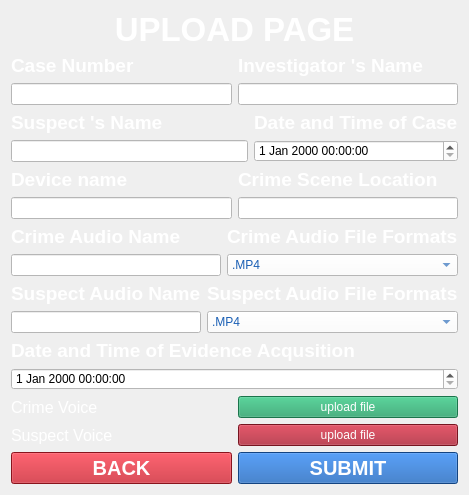
            <widget class="QWidget" name="page_1">
             <layout class="QGridLayout" name="gridLayout_14">
              <item row="0" column="0">
               <widget class="QLabel" name="label_8">
                <property name="font">
                 <font>
                  <pointsize>25</pointsize>
                  <weight>75</weight>
                  <bold>true</bold>
                 </font>
                </property>
                <property name="styleSheet">
                 <string notr="true">color: rgb(255, 255, 255);</string>
                </property>
                <property name="text">
                 <string>UPLOAD PAGE</string>
                </property>
                <property name="alignment">
                 <set>Qt::AlignCenter</set>
                </property>
               </widget>
              </item>
              <item row="1" column="0">
               <layout class="QHBoxLayout" name="horizontalLayout_12">
                <item>
                 <layout class="QVBoxLayout" name="verticalLayout_16">
                  <item>
                   <widget class="QLabel" name="label_31">
                    <property name="font">
                     <font>
                      <pointsize>14</pointsize>
                      <weight>75</weight>
                      <bold>true</bold>
                     </font>
                    </property>
                    <property name="styleSheet">
                     <string notr="true">color: rgb(255, 255, 255);</string>
                    </property>
                    <property name="text">
                     <string>Case Number</string>
                    </property>
                   </widget>
                  </item>
                  <item>
                   <widget class="QLineEdit" name="lineEdit_6">
                    <property name="styleSheet">
                     <string notr="true">background-color: rgb(255, 255, 255);</string>
                    </property>
                   </widget>
                  </item>
                 </layout>
                </item>
                <item>
                 <layout class="QVBoxLayout" name="verticalLayout_4">
                  <item>
                   <widget class="QLabel" name="label_5">
                    <property name="font">
                     <font>
                      <pointsize>14</pointsize>
                      <weight>75</weight>
                      <bold>true</bold>
                     </font>
                    </property>
                    <property name="styleSheet">
                     <string notr="true">color: rgb(255, 255, 255);</string>
                    </property>
                    <property name="text">
                     <string>Investigator 's Name</string>
                    </property>
                   </widget>
                  </item>
                  <item>
                   <widget class="QLineEdit" name="lineEdit_5">
                    <property name="styleSheet">
                     <string notr="true">background-color: rgb(255, 255, 255);</string>
                    </property>
                   </widget>
                  </item>
                 </layout>
                </item>
               </layout>
              </item>
              <item row="2" column="0">
               <layout class="QHBoxLayout" name="horizontalLayout_13">
                <item>
                 <layout class="QVBoxLayout" name="verticalLayout_7">
                  <item>
                   <widget class="QLabel" name="label_6">
                    <property name="font">
                     <font>
                      <pointsize>14</pointsize>
                      <weight>75</weight>
                      <bold>true</bold>
                     </font>
                    </property>
                    <property name="styleSheet">
                     <string notr="true">color: rgb(255, 255, 255);</string>
                    </property>
                    <property name="text">
                     <string>Suspect 's Name</string>
                    </property>
                   </widget>
                  </item>
                  <item>
                   <widget class="QLineEdit" name="lineEdit_8">
                    <property name="styleSheet">
                     <string notr="true">background-color: rgb(255, 255, 255);</string>
                    </property>
                   </widget>
                  </item>
                 </layout>
                </item>
                <item>
                 <layout class="QVBoxLayout" name="verticalLayout_9">
                  <item>
                   <widget class="QLabel" name="label_20">
                    <property name="font">
                     <font>
                      <pointsize>14</pointsize>
                      <weight>75</weight>
                      <bold>true</bold>
                     </font>
                    </property>
                    <property name="styleSheet">
                     <string notr="true">color: rgb(255, 255, 255);</string>
                    </property>
                    <property name="text">
                     <string>Date and Time of Case</string>
                    </property>
                   </widget>
                  </item>
                  <item>
                   <widget class="QDateTimeEdit" name="dateTimeEdit">
                    <property name="styleSheet">
                     <string notr="true">background-color: rgb(255, 255, 255);</string>
                    </property>
                   </widget>
                  </item>
                 </layout>
                </item>
               </layout>
              </item>
              <item row="3" column="0">
               <layout class="QHBoxLayout" name="horizontalLayout_14">
                <item>
                 <layout class="QVBoxLayout" name="verticalLayout_10">
                  <item>
                   <widget class="QLabel" name="label_22">
                    <property name="font">
                     <font>
                      <pointsize>14</pointsize>
                      <weight>75</weight>
                      <bold>true</bold>
                     </font>
                    </property>
                    <property name="styleSheet">
                     <string notr="true">color: rgb(255, 255, 255);</string>
                    </property>
                    <property name="text">
                     <string>Device name</string>
                    </property>
                   </widget>
                  </item>
                  <item>
                   <widget class="QLineEdit" name="lineEdit_9">
                    <property name="styleSheet">
                     <string notr="true">background-color: rgb(255, 255, 255);</string>
                    </property>
                   </widget>
                  </item>
                 </layout>
                </item>
                <item>
                 <layout class="QVBoxLayout" name="verticalLayout_13">
                  <item>
                   <widget class="QLabel" name="label_28">
                    <property name="font">
                     <font>
                      <pointsize>14</pointsize>
                      <weight>75</weight>
                      <bold>true</bold>
                     </font>
                    </property>
                    <property name="styleSheet">
                     <string notr="true">color: rgb(255, 255, 255);</string>
                    </property>
                    <property name="text">
                     <string>Crime Scene Location</string>
                    </property>
                   </widget>
                  </item>
                  <item>
                   <widget class="QLineEdit" name="lineEdit_11">
                    <property name="styleSheet">
                     <string notr="true">background-color: rgb(255, 255, 255);</string>
                    </property>
                   </widget>
                  </item>
                 </layout>
                </item>
               </layout>
              </item>
              <item row="4" column="0">
               <layout class="QHBoxLayout" name="horizontalLayout_15">
                <item>
                 <layout class="QVBoxLayout" name="verticalLayout_12">
                  <item>
                   <widget class="QLabel" name="label_27">
                    <property name="font">
                     <font>
                      <pointsize>14</pointsize>
                      <weight>75</weight>
                      <bold>true</bold>
                     </font>
                    </property>
                    <property name="styleSheet">
                     <string notr="true">color: rgb(255, 255, 255);</string>
                    </property>
                    <property name="text">
                     <string>Crime Audio Name</string>
                    </property>
                   </widget>
                  </item>
                  <item>
                   <widget class="QLineEdit" name="lineEdit_10">
                    <property name="styleSheet">
                     <string notr="true">background-color: rgb(255, 255, 255);</string>
                    </property>
                   </widget>
                  </item>
                 </layout>
                </item>
                <item>
                 <layout class="QVBoxLayout" name="verticalLayout_11">
                  <item>
                   <widget class="QLabel" name="label_26">
                    <property name="font">
                     <font>
                      <pointsize>14</pointsize>
                      <weight>75</weight>
                      <bold>true</bold>
                     </font>
                    </property>
                    <property name="styleSheet">
                     <string notr="true">color: rgb(255, 255, 255);</string>
                    </property>
                    <property name="text">
                     <string>Crime Audio File Formats</string>
                    </property>
                   </widget>
                  </item>
                  <item>
                   <widget class="QComboBox" name="comboBox">
                    <property name="styleSheet">
                     <string notr="true">color: rgb(26, 95, 180);
background-color: rgb(255, 255, 255);</string>
                    </property>
                    <item>
                     <property name="text">
                      <string>.MP4</string>
                     </property>
                    </item>
                    <item>
                     <property name="text">
                      <string>.MP3</string>
                     </property>
                    </item>
                    <item>
                     <property name="text">
                      <string>.FLAC</string>
                     </property>
                    </item>
                    <item>
                     <property name="text">
                      <string>.WAV</string>
                     </property>
                    </item>
                    <item>
                     <property name="text">
                      <string>.PCM</string>
                     </property>
                    </item>
                    <item>
                     <property name="text">
                      <string>.ACC</string>
                     </property>
                    </item>
                    <item>
                     <property name="text">
                      <string>.M4a</string>
                     </property>
                    </item>
                    <item>
                     <property name="text">
                      <string>.M4P</string>
                     </property>
                    </item>
                    <item>
                     <property name="text">
                      <string>.WMA</string>
                     </property>
                    </item>
                   </widget>
                  </item>
                 </layout>
                </item>
               </layout>
              </item>
              <item row="5" column="0">
               <layout class="QHBoxLayout" name="horizontalLayout_16">
                <item>
                 <layout class="QVBoxLayout" name="verticalLayout_14">
                  <item>
                   <widget class="QLabel" name="label_29">
                    <property name="font">
                     <font>
                      <pointsize>14</pointsize>
                      <weight>75</weight>
                      <bold>true</bold>
                     </font>
                    </property>
                    <property name="styleSheet">
                     <string notr="true">color: rgb(255, 255, 255);</string>
                    </property>
                    <property name="text">
                     <string>Suspect Audio Name</string>
                    </property>
                   </widget>
                  </item>
                  <item>
                   <widget class="QLineEdit" name="lineEdit_12">
                    <property name="styleSheet">
                     <string notr="true">background-color: rgb(255, 255, 255);</string>
                    </property>
                   </widget>
                  </item>
                 </layout>
                </item>
                <item>
                 <layout class="QVBoxLayout" name="verticalLayout_15">
                  <item>
                   <widget class="QLabel" name="label_30">
                    <property name="font">
                     <font>
                      <pointsize>14</pointsize>
                      <weight>75</weight>
                      <bold>true</bold>
                     </font>
                    </property>
                    <property name="styleSheet">
                     <string notr="true">color: rgb(255, 255, 255);</string>
                    </property>
                    <property name="text">
                     <string>Suspect Audio File Formats</string>
                    </property>
                   </widget>
                  </item>
                  <item>
                   <widget class="QComboBox" name="comboBox_2">
                    <property name="styleSheet">
                     <string notr="true">color: rgb(26, 95, 180);
background-color: rgb(255, 255, 255);</string>
                    </property>
                    <item>
                     <property name="text">
                      <string>.MP4</string>
                     </property>
                    </item>
                    <item>
                     <property name="text">
                      <string>.MP3</string>
                     </property>
                    </item>
                    <item>
                     <property name="text">
                      <string>.FLAC</string>
                     </property>
                    </item>
                    <item>
                     <property name="text">
                      <string>.WAV</string>
                     </property>
                    </item>
                    <item>
                     <property name="text">
                      <string>.PCM</string>
                     </property>
                    </item>
                    <item>
                     <property name="text">
                      <string>.ACC</string>
                     </property>
                    </item>
                    <item>
                     <property name="text">
                      <string>.M4a</string>
                     </property>
                    </item>
                    <item>
                     <property name="text">
                      <string>.MP4</string>
                     </property>
                    </item>
                    <item>
                     <property name="text">
                      <string>.M4P</string>
                     </property>
                    </item>
                    <item>
                     <property name="text">
                      <string>.WMA</string>
                     </property>
                    </item>
                   </widget>
                  </item>
                 </layout>
                </item>
               </layout>
              </item>
              <item row="6" column="0">
               <layout class="QVBoxLayout" name="verticalLayout_17">
                <item>
                 <widget class="QLabel" name="label_32">
                  <property name="font">
                   <font>
                    <pointsize>14</pointsize>
                    <weight>75</weight>
                    <bold>true</bold>
                   </font>
                  </property>
                  <property name="styleSheet">
                   <string notr="true">color: rgb(255, 255, 255);</string>
                  </property>
                  <property name="text">
                   <string>Date and Time of Evidence Acqusition</string>
                  </property>
                 </widget>
                </item>
                <item>
                 <widget class="QDateTimeEdit" name="dateTimeEdit_2">
                  <property name="styleSheet">
                   <string notr="true">background-color: rgb(255, 255, 255);</string>
                  </property>
                 </widget>
                </item>
               </layout>
              </item>
              <item row="7" column="0">
               <layout class="QVBoxLayout" name="verticalLayout_2">
                <item>
                 <layout class="QHBoxLayout" name="horizontalLayout_3">
                  <item>
                   <widget class="QLabel" name="label_9">
                    <property name="font">
                     <font>
                      <pointsize>12</pointsize>
                     </font>
                    </property>
                    <property name="styleSheet">
                     <string notr="true">color: rgb(255, 255, 255);</string>
                    </property>
                    <property name="text">
                     <string>Crime Voice</string>
                    </property>
                   </widget>
                  </item>
                  <item>
                   <widget class="QPushButton" name="pushButton">
                    <property name="styleSheet">
                     <string notr="true">color: rgb(255, 255, 255);
background-color: rgb(38, 162, 105);</string>
                    </property>
                    <property name="text">
                     <string>upload file</string>
                    </property>
                   </widget>
                  </item>
                 </layout>
                </item>
                <item>
                 <layout class="QHBoxLayout" name="horizontalLayout_4">
                  <item>
                   <widget class="QLabel" name="label_10">
                    <property name="font">
                     <font>
                      <pointsize>12</pointsize>
                     </font>
                    </property>
                    <property name="styleSheet">
                     <string notr="true">color: rgb(255, 255, 255);</string>
                    </property>
                    <property name="text">
                     <string>Suspect Voice</string>
                    </property>
                   </widget>
                  </item>
                  <item>
                   <widget class="QPushButton" name="pushButton_2">
                    <property name="styleSheet">
                     <string notr="true">color: rgb(255, 255, 255);
background-color: rgb(165, 29, 45);</string>
                    </property>
                    <property name="text">
                     <string>upload file</string>
                    </property>
                   </widget>
                  </item>
                 </layout>
                </item>
               </layout>
              </item>
              <item row="8" column="0">
               <layout class="QHBoxLayout" name="horizontalLayout_35">
                <item>
                 <widget class="QPushButton" name="pushButton_35">
                  <property name="font">
                   <font>
                    <pointsize>15</pointsize>
                    <weight>75</weight>
                    <bold>true</bold>
                   </font>
                  </property>
                  <property name="styleSheet">
                   <string notr="true">color: rgb(255, 255, 255);
background-color: rgb(192, 28, 40);</string>
                  </property>
                  <property name="text">
                   <string>BACK</string>
                  </property>
                 </widget>
                </item>
                <item>
                 <widget class="QPushButton" name="pushButton_3">
                  <property name="font">
                   <font>
                    <pointsize>15</pointsize>
                    <weight>75</weight>
                    <bold>true</bold>
                   </font>
                  </property>
                  <property name="styleSheet">
                   <string notr="true">color: rgb(255, 255, 255);
background-color: rgb(26, 95, 180);</string>
                  </property>
                  <property name="text">
                   <string>SUBMIT</string>
                  </property>
                 </widget>
                </item>
               </layout>
              </item>
             </layout>
            </widget>
